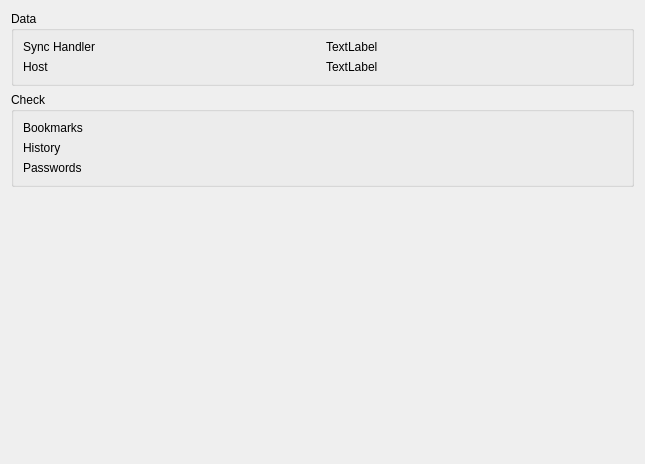
<?xml version="1.0" encoding="UTF-8"?>
<ui version="4.0">
 <class>SyncCheck</class>
 <widget class="QWidget" name="SyncCheck">
  <property name="geometry">
   <rect>
    <x>0</x>
    <y>0</y>
    <width>645</width>
    <height>464</height>
   </rect>
  </property>
  <layout class="QVBoxLayout" name="verticalLayout">
   <item>
    <widget class="QGroupBox" name="groupBox_2">
     <property name="title">
      <string>Data</string>
     </property>
     <layout class="QGridLayout" name="gridLayout_2">
      <item row="0" column="0">
       <widget class="QLabel" name="label_4">
        <property name="text">
         <string>Sync Handler</string>
        </property>
       </widget>
      </item>
      <item row="0" column="1">
       <widget class="QLabel" name="syncLabel">
        <property name="text">
         <string>TextLabel</string>
        </property>
       </widget>
      </item>
      <item row="1" column="0">
       <widget class="QLabel" name="label_5">
        <property name="text">
         <string>Host</string>
        </property>
       </widget>
      </item>
      <item row="1" column="1">
       <widget class="QLabel" name="hostLabel">
        <property name="text">
         <string>TextLabel</string>
        </property>
       </widget>
      </item>
     </layout>
    </widget>
   </item>
   <item>
    <widget class="QGroupBox" name="groupBox">
     <property name="title">
      <string>Check</string>
     </property>
     <layout class="QGridLayout" name="gridLayout">
      <item row="0" column="0">
       <widget class="QLabel" name="label">
        <property name="text">
         <string>Bookmarks</string>
        </property>
       </widget>
      </item>
      <item row="0" column="2">
       <widget class="QLabel" name="bkMsgLabel">
        <property name="acceptDrops">
         <bool>true</bool>
        </property>
        <property name="text">
         <string/>
        </property>
       </widget>
      </item>
      <item row="1" column="0">
       <widget class="QLabel" name="label_2">
        <property name="text">
         <string>History</string>
        </property>
       </widget>
      </item>
      <item row="1" column="1">
       <widget class="QLabel" name="hsLabel">
        <property name="text">
         <string/>
        </property>
       </widget>
      </item>
      <item row="1" column="2">
       <widget class="QLabel" name="hsMsgLabel">
        <property name="acceptDrops">
         <bool>true</bool>
        </property>
        <property name="text">
         <string/>
        </property>
       </widget>
      </item>
      <item row="2" column="0">
       <widget class="QLabel" name="label_3">
        <property name="text">
         <string>Passwords</string>
        </property>
       </widget>
      </item>
      <item row="2" column="1">
       <widget class="QLabel" name="psLabel">
        <property name="text">
         <string/>
        </property>
       </widget>
      </item>
      <item row="2" column="2">
       <widget class="QLabel" name="psMsgLabel">
        <property name="acceptDrops">
         <bool>true</bool>
        </property>
        <property name="text">
         <string/>
        </property>
       </widget>
      </item>
      <item row="0" column="1">
       <widget class="QLabel" name="bkLabel">
        <property name="text">
         <string/>
        </property>
       </widget>
      </item>
     </layout>
    </widget>
   </item>
   <item>
    <spacer name="verticalSpacer">
     <property name="orientation">
      <enum>Qt::Vertical</enum>
     </property>
     <property name="sizeHint" stdset="0">
      <size>
       <width>20</width>
       <height>154</height>
      </size>
     </property>
    </spacer>
   </item>
  </layout>
 </widget>
 <resources/>
 <connections/>
</ui>
